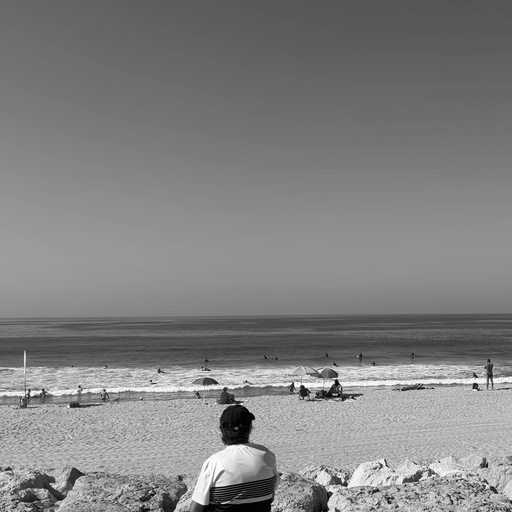
#> input picture semester_7/RMS/lab_3/images/01_caparica.png, 512 x 512 px; its folder holds only this picture in this run
$ python experiments.py
#> lines starting #> are read from the running program, lines starting #| are printed output that depends on the picture
### semester_7/RMS/lab_3/compression/codec.py
"""Спільне для DCT і DWT: читання зображення, зменшення кількості коефіцієнтів, PSNR.

Стиснення однакове для обох методів:
    1) центруємо яскравість навколо нуля (x − 128, як у JPEG);
    2) пряме перетворення → коефіцієнти;
    3) залишаємо не більше заданої частки найбільших за модулем коефіцієнтів, решту обнуляємо;
    4) обернене перетворення + 128, округлення й обрізання до 0…255.
Обидва методи отримують однаковий ліміт коефіцієнтів, тож їх якість можна чесно
порівняти. Нульові коефіцієнти (однотонні області) не зберігаються — тому метод,
якому вистачає менше коефіцієнтів, може використати менше за ліміт.
"""
from __future__ import annotations

from dataclasses import dataclass
from pathlib import Path

import numpy as np
from PIL import Image, ImageOps

from .dct import dct2, idct2
from .haar import dwt2, idwt2

SIZE = 512
METHODS = {"DCT": (dct2, idct2), "DWT": (dwt2, idwt2)}
EPS = 1e-9        # менші за модулем коефіцієнти — похибка обчислень, а не інформація


@dataclass
class Result:
    coeffs: np.ndarray      # збережені коефіцієнти (решта — нулі)
    restored: np.ndarray    # відновлене зображення, 0…255
    kept: int               # скільки ненульових коефіцієнтів збережено
    psnr: float

    @property
    def ratio(self) -> float:
        """Коефіцієнт стиснення за кількістю коефіцієнтів (не розмір файлу)."""
        return self.coeffs.size / self.kept if self.kept else float("inf")


def _to_gray(image: Image.Image) -> Image.Image:
    """Будь-який режим Pillow → 8-бітні відтінки сірого."""
    if image.mode.startswith("I;16"):                       # 16 біт: 0…65535 → 0…255
        return Image.fromarray((np.asarray(image, dtype=float) / 257).round().astype(np.uint8))
    if image.mode in ("I", "F"):                            # 32 біти: розтягуємо фактичний діапазон
        values = np.asarray(image, dtype=float)
        values = (values - values.min()) / (np.ptp(values) or 1) * 255
        return Image.fromarray(values.round().astype(np.uint8))
    if "A" in image.mode or "transparency" in image.info:  # прозорі ділянки — на білому тлі
        image = Image.alpha_composite(Image.new("RGBA", image.size, "white"), image.convert("RGBA"))
    return image.convert("L")


def load_image(path) -> np.ndarray:
    """Будь-яке зображення → відтінки сірого 512×512 (центральний квадрат), значення 0…255.
    Якщо файл не вдається прочитати — ValueError із зрозумілим повідомленням."""
    try:
        with Image.open(path) as image:
#> image is the input picture: PIL image 512x512 L; min 0, max 255, mean 129.6
            gray = _to_gray(ImageOps.exif_transpose(image))
            square = ImageOps.fit(gray, (SIZE, SIZE), Image.LANCZOS)
    except (OSError, Image.DecompressionBombError) as error:
        raise ValueError(f"«{Path(path).name}» не вдалося відкрити як зображення") from error
    return np.asarray(square, dtype=float)


def keep_largest(coeffs: np.ndarray, fraction: float) -> np.ndarray:
    """Залишає не більше частки fraction найбільших за модулем коефіцієнтів, решту обнуляє.
    Нульові коефіцієнти не зберігаються: якщо значущих менше за ліміт — зберігаються всі значущі."""
    if not 0 < fraction <= 1:
        raise ValueError(f"Частка коефіцієнтів має бути в межах (0; 1], отримано {fraction}")
    magnitudes = np.abs(coeffs).ravel()
    keep = min(max(1, round(fraction * magnitudes.size)), int(np.count_nonzero(magnitudes > EPS)))
    kept = np.zeros(magnitudes.size)
    if keep:
        largest = np.argpartition(magnitudes, -keep)[-keep:]   # індекси keep найбільших, без повного сортування
        kept[largest] = coeffs.ravel()[largest]
    return kept.reshape(coeffs.shape)


def analyze(image: np.ndarray, method: str) -> np.ndarray:
    """Пряме перетворення зображення, центрованого навколо нуля (x − 128, як у JPEG)."""
    return METHODS[method][0](image - 128)


def compress(image: np.ndarray, method: str, fraction: float, coeffs: np.ndarray | None = None) -> Result:
    """Стиснення й відновлення. coeffs — уже пораховане analyze(image, method),
    щоб не повторювати пряме перетворення, коли змінюється лише частка."""
    if coeffs is None:
        coeffs = analyze(image, method)
    kept = keep_largest(coeffs, fraction)
    restored = np.clip(np.round(METHODS[method][1](kept) + 128), 0, 255)
    return Result(kept, restored, int(np.count_nonzero(kept)), psnr(image, restored))


def psnr(original: np.ndarray, restored: np.ndarray) -> float:
    """PSNR = 10 · log10(255² / MSE), MSE — середній квадрат різниці пікселів, дБ."""
    mse = np.mean((original - restored) ** 2)
    return float("inf") if mse == 0 else 10 * np.log10(255 ** 2 / mse)


def format_db(value: float) -> str:
    """PSNR для показу: 31.6412 → '31.64', нескінченність → '∞'."""
    return "∞" if value == float("inf") else f"{value:.2f}"

### semester_7/RMS/lab_3/compression/dct.py
"""Дискретне косинусне перетворення (DCT-II) блоками 8×8 у матричній формі.

Для блоку X розміром N×N:
    пряме      Y = C · X · Cᵀ
    обернене   X = Cᵀ · Y · C
де C — матриця DCT:  C[k, n] = α(k) · cos(π · (2n + 1) · k / (2N)),
α(0) = √(1/N), α(k) = √(2/N) для k > 0.

Рядок k матриці — косинусна хвиля частоти k. Множення C · X рахує DCT
кожного стовпця блоку, а · Cᵀ — кожного рядка, тобто разом це 2D DCT.
Матриця ортонормована (C · Cᵀ = I), тому обернена до неї — транспонована.
Y[0, 0] — середня яскравість блоку (DC), чим далі від лівого верхнього
кута, тим вища частота коливань яскравості.
"""
import numpy as np

BLOCK = 8


def dct_matrix(n: int = BLOCK) -> np.ndarray:
    k = np.arange(n)[:, None]                      # номер частоти — рядок матриці
    x = np.arange(n)[None, :]                      # номер пікселя — стовпець
    c = np.sqrt(2 / n) * np.cos(np.pi * (2 * x + 1) * k / (2 * n))
    c[0, :] = np.sqrt(1 / n)                       # α(0) інший, щоб рядок мав одиничну довжину
    return c


C = dct_matrix()


def to_blocks(image: np.ndarray) -> np.ndarray:
    """(H, W) → (H/8, W/8, 8, 8): масив блоків 8×8."""
    h, w = image.shape
    if h % BLOCK or w % BLOCK:
        raise ValueError(f"Для DCT розміри зображення мають ділитися на {BLOCK}, отримано {h}×{w}")
    return image.reshape(h // BLOCK, BLOCK, w // BLOCK, BLOCK).swapaxes(1, 2)


def from_blocks(blocks: np.ndarray) -> np.ndarray:
    """Зворотне до to_blocks: блоки → зображення."""
    rows, cols = blocks.shape[:2]
    return blocks.swapaxes(1, 2).reshape(rows * BLOCK, cols * BLOCK)


def dct2(image: np.ndarray) -> np.ndarray:
    """Пряме DCT кожного блоку 8×8; коефіцієнти лежать на місці своїх блоків."""
    return from_blocks(C @ to_blocks(image) @ C.T)    # @ множить матриці для всіх блоків одразу


def idct2(coeffs: np.ndarray) -> np.ndarray:
    """Обернене DCT кожного блоку 8×8."""
    return from_blocks(C.T @ to_blocks(coeffs) @ C)


# [6 lines left out: function group_by_frequency, not called in this run]

### semester_7/RMS/lab_3/compression/haar.py
"""Дискретне вейвлет-перетворення Хаара (DWT), двовимірне, багаторівневе.

Один крок для пари сусідніх пікселів (a, b):
    s = (a + b) / √2    — сума: низькі частоти, згладжене зображення
    d = (a − b) / √2    — різниця: високі частоти, деталі й краї
Обернений крок:  a = (s + d) / √2,  b = (s − d) / √2.
Ділення на √2 робить перетворення ортонормованим — енергія зберігається.

Крок застосовується до рядків, потім до стовпців → 4 підсмуги:
    LL — зменшена вдвічі копія зображення   |  HL — вертикальні деталі
    LH — горизонтальні деталі               |  HH — діагональні деталі
Наступний рівень розкладає лише LL, тому після кількох рівнів майже вся
енергія зосереджена в маленькому LL у лівому верхньому куті.
"""
import numpy as np

LEVELS = 5        # 512 → LL 16×16; глибше PSNR майже не зростає (перевірено експериментом)
SQRT2 = np.sqrt(2)


def _forward_step(a: np.ndarray) -> np.ndarray:
    lo = (a[:, 0::2] + a[:, 1::2]) / SQRT2         # рядки: суми пар — ліворуч
    hi = (a[:, 0::2] - a[:, 1::2]) / SQRT2         #        різниці — праворуч
    a = np.hstack([lo, hi])
    lo = (a[0::2, :] + a[1::2, :]) / SQRT2         # стовпці: суми — вгорі
    hi = (a[0::2, :] - a[1::2, :]) / SQRT2         #          різниці — внизу
    return np.vstack([lo, hi])


def _inverse_step(c: np.ndarray) -> np.ndarray:
    h, w = c.shape[0] // 2, c.shape[1] // 2
    a = np.empty_like(c)
    a[0::2, :] = (c[:h] + c[h:]) / SQRT2           # спершу скасовуємо крок по стовпцях
    a[1::2, :] = (c[:h] - c[h:]) / SQRT2
    out = np.empty_like(a)
    out[:, 0::2] = (a[:, :w] + a[:, w:]) / SQRT2   # потім по рядках
    out[:, 1::2] = (a[:, :w] - a[:, w:]) / SQRT2
    return out


def _check(shape: tuple[int, int], levels: int):
    """Кожен рівень ділить розмір навпіл, тому сторони мають ділитися на 2^levels."""
    step = 2 ** levels
    if levels < 0 or shape[0] % step or shape[1] % step:
        raise ValueError(f"Для {levels} рівнів Хаара розміри мають ділитися на {step}, "
                         f"отримано {shape[0]}×{shape[1]}")


def dwt2(image: np.ndarray, levels: int = LEVELS) -> np.ndarray:
    """Пряме перетворення: кожен рівень розкладає ліву верхню чверть (LL) попереднього."""
    _check(image.shape, levels)
    coeffs = image.astype(float).copy()
    h, w = coeffs.shape
    for _ in range(levels):
        coeffs[:h, :w] = _forward_step(coeffs[:h, :w])
        h, w = h // 2, w // 2
    return coeffs


def idwt2(coeffs: np.ndarray, levels: int = LEVELS) -> np.ndarray:
    """Обернене перетворення: від найменшого LL до повного розміру."""
    _check(coeffs.shape, levels)
    image = coeffs.astype(float).copy()
    h, w = image.shape[0] >> levels, image.shape[1] >> levels
    for _ in range(levels):
        h, w = h * 2, w * 2
        image[:h, :w] = _inverse_step(image[:h, :w])
    return image

### semester_7/RMS/lab_3/experiments.py
"""Експерименти: для кожного зображення і рівня стиснення — PSNR методів DCT і DWT.

Запуск:  python experiments.py
Результати в папці results:
    results.md, results.csv — таблиця
    psnr.png                — графік PSNR від частки збережених коефіцієнтів
    <зображення>.png        — Оригінал | DCT | DWT на трьох рівнях стиснення
"""
import csv
from pathlib import Path

import matplotlib

matplotlib.use("Agg")                                 # без вікна — лише збереження у файли
import matplotlib.pyplot as plt  # noqa: E402

from compression.codec import analyze, compress, format_db, load_image  # noqa: E402

HERE = Path(__file__).parent
RESULTS = HERE / "results"
FRACTIONS = [0.01, 0.02, 0.05, 0.10, 0.20]           # ліміт: частка збережених коефіцієнтів
SHOWN = [0.01, 0.05, 0.20]                            # рівні для візуального порівняння
METHODS = ("DCT", "DWT")


def main():
    RESULTS.mkdir(exist_ok=True)
    images = {p.stem: load_image(p) for p in sorted((HERE / "images").glob("*.png"))}
#> images = 1 item
    rows = []
    for name, image in images.items():
        coeffs = {m: analyze(image, m) for m in METHODS}          # пряме перетворення — один раз
        results = {(f, m): compress(image, m, f, coeffs[m]) for f in FRACTIONS for m in METHODS}
        for fraction in FRACTIONS:
            dct, dwt = results[fraction, "DCT"], results[fraction, "DWT"]
            rows.append(dict(image=name, percent=fraction * 100,
                             kept_dct=dct.kept, kept_dwt=dwt.kept, ratio_dct=dct.ratio, ratio_dwt=dwt.ratio,
                             psnr_dct=dct.psnr, psnr_dwt=dwt.psnr))
        save_comparison(name, image, results)
#> this loop made 1 pass
#> name on pass 1: '01_caparica'
#> pass 1, in _forward_step, `lo = (a[:, 0::2] + a[:, 1::2]) / SQRT2`:
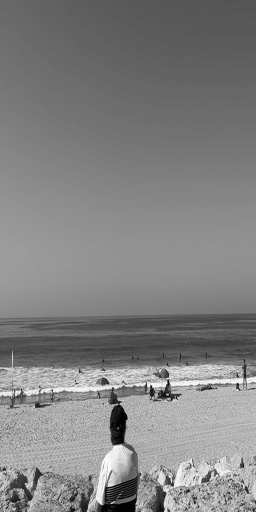
#> lo: shape (512, 256) float64; min -181, max 179.6, mean 2.3; drawn with min black and max white
#> pass 1, in _forward_step, `hi = (a[:, 0::2] - a[:, 1::2]) / SQRT2`:
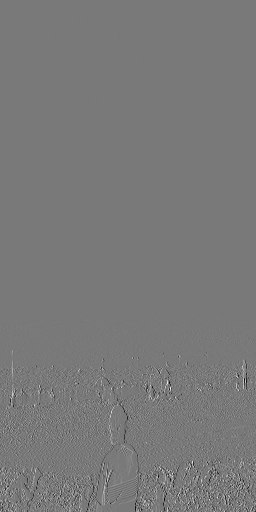
#> hi: shape (512, 256) float64; min -118.8, max 130.1, mean 0; drawn with min black and max white
#> pass 1, in _forward_step, `a = np.hstack([lo, hi])`:
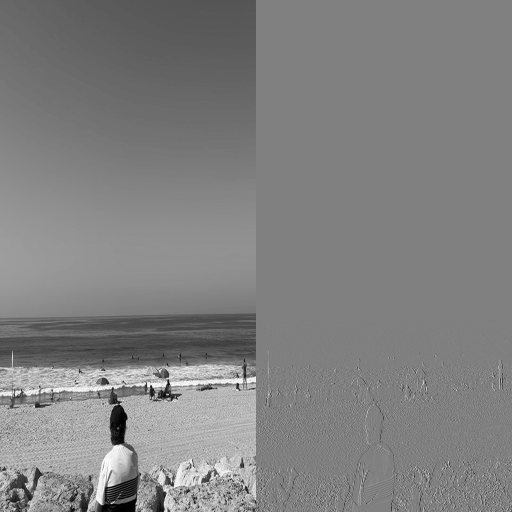
#> a: shape (512, 512) float64; min -181, max 179.6, mean 1.1; drawn with min black and max white
#> pass 1, in save_comparison, `fig.savefig(RESULTS / f"{name}.png", dpi=110)`:
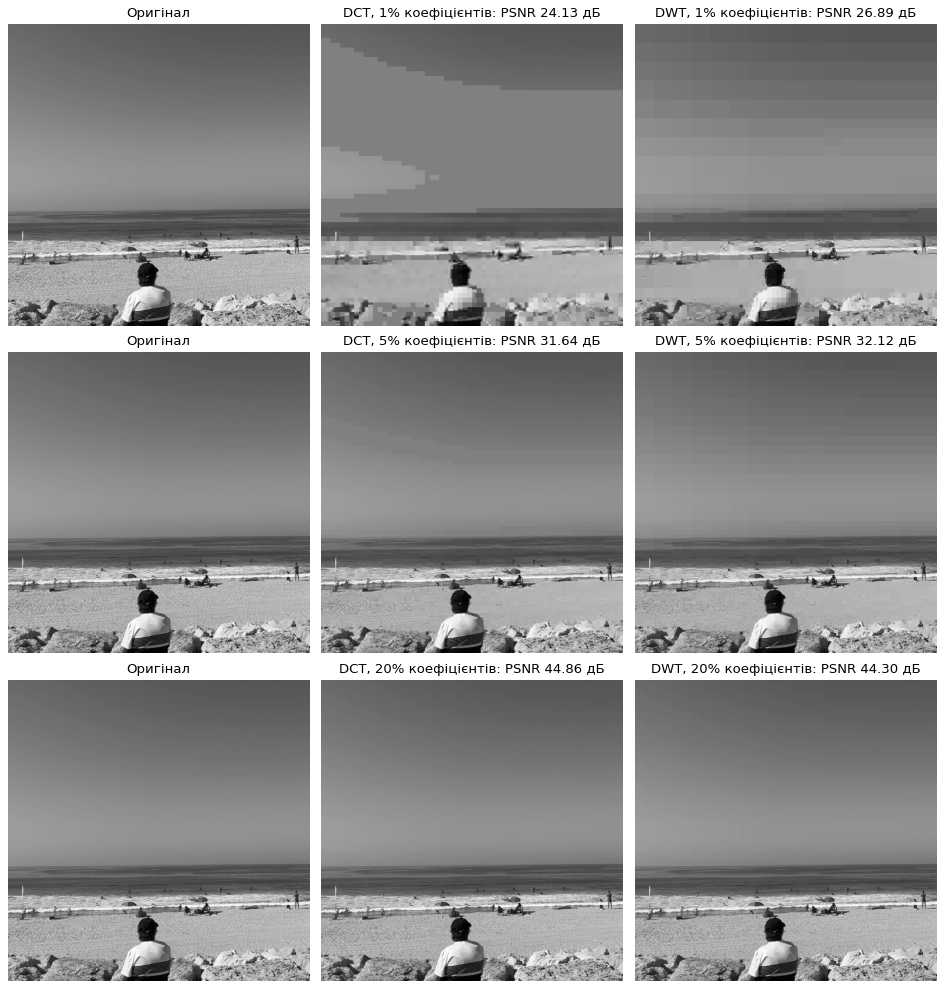
#> figure drawn by matplotlib, 9 panels
#> after the loop, rows = 5 items

    with open(RESULTS / "results.csv", "w", newline="", encoding="utf-8") as file:
        writer = csv.DictWriter(file, fieldnames=rows[0])
        writer.writeheader()
        writer.writerows(rows)

    lines = ["| Зображення | Ліміт, % | Збережено DCT (стиснення) | Збережено DWT (стиснення) "
             "| PSNR DCT, дБ | PSNR DWT, дБ | Краще |",
             "|---|---|---|---|---|---|---|"]
    for r in rows:
        dct, dwt = r["psnr_dct"], r["psnr_dwt"]
        diff = dct - dwt if dct != dwt else 0.0              # ∞ − ∞ не рахуємо
        better = "≈" if abs(diff) < 0.05 else "DCT" if diff > 0 else "DWT"
        lines.append(f"| {r['image']} | {r['percent']:g} | {r['kept_dct']} ({r['ratio_dct']:.0f} : 1) "
                     f"| {r['kept_dwt']} ({r['ratio_dwt']:.0f} : 1) | {format_db(dct)} | {format_db(dwt)} | {better} |")
#> this loop made 5 passes
#> (dct, dwt, diff, better) on passes 1 to 5: (24.13, 26.89, -2.77, 'DWT'), (27.4, 28.69, -1.3, 'DWT'), (31.64, 32.12, -0.475, 'DWT'), (36.27, 36.27, 0.000381, '≈'), (44.86, 44.3, 0.555, 'DCT')
#> after the loop, lines = 7 items
    (RESULTS / "results.md").write_text("\n".join(lines) + "\n", encoding="utf-8")
    save_plot(rows, images)
    print("\n".join(lines))


def save_comparison(name, image, results):
    """Сітка: рядки — рівні стиснення, стовпці — Оригінал | DCT | DWT."""
    fig, axes = plt.subplots(len(SHOWN), 3, figsize=(12, 4.2 * len(SHOWN)))
    for row, fraction in zip(axes, SHOWN):
        row[0].imshow(image, cmap="gray", vmin=0, vmax=255)
        row[0].set_title("Оригінал")
        for ax, method in zip(row[1:], METHODS):
            result = results[fraction, method]
            ax.imshow(result.restored, cmap="gray", vmin=0, vmax=255)
            ax.set_title(f"{method}, {fraction:.0%} коефіцієнтів: PSNR {format_db(result.psnr)} дБ")
        for ax in row:
            ax.axis("off")
    fig.tight_layout()
    fig.savefig(RESULTS / f"{name}.png", dpi=110)
    plt.close(fig)


def save_plot(rows, images):
    fig, ax = plt.subplots(figsize=(9, 5.5))
    for index, name in enumerate(images):
        color = f"C{index}"
        data = [r for r in rows if r["image"] == name and float("inf") not in (r["psnr_dct"], r["psnr_dwt"])]
        x = [r["percent"] for r in data]
        ax.plot(x, [r["psnr_dct"] for r in data], "-o", color=color, label=f"{name} — DCT")
        ax.plot(x, [r["psnr_dwt"] for r in data], "--s", color=color, label=f"{name} — DWT")
#> this loop made 1 pass
#> (name, color, x) on pass 1: ('01_caparica', 'C0', [1, 2, 5, 10, 20])
    ax.set_xscale("log")
    ax.set_xticks([p * 100 for p in FRACTIONS], [f"{p:.0%}" for p in FRACTIONS])
    ax.set_xlabel("Частка збережених коефіцієнтів")
    ax.set_ylabel("PSNR, дБ")
    ax.set_title("Якість відновлення: DCT (суцільна) і DWT Хаара (пунктир)")
    ax.grid(alpha=0.3)
    ax.legend(fontsize=8, ncol=2)
    fig.tight_layout()
    fig.savefig(RESULTS / "psnr.png", dpi=120)
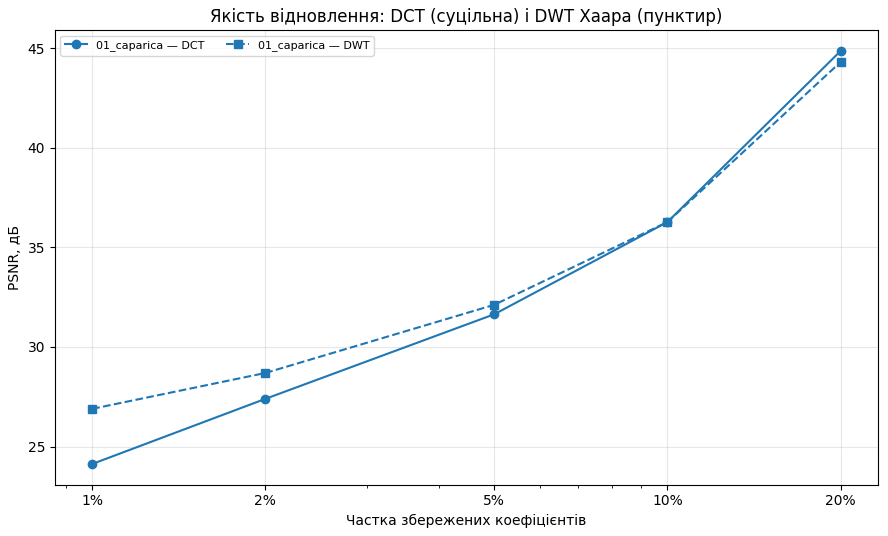
#> figure drawn by matplotlib, 1 panel
    plt.close(fig)


if __name__ == "__main__":
    main()
#| | Зображення | Ліміт, % | Збережено DCT (стиснення) | Збережено DWT (стиснення) | PSNR DCT, дБ | PSNR DWT, дБ | Краще |
#| |---|---|---|---|---|---|---|
#| | 01_caparica | 1 | 2621 (100 : 1) | 2621 (100 : 1) | 24.13 | 26.89 | DWT |
#| | 01_caparica | 2 | 5243 (50 : 1) | 5243 (50 : 1) | 27.40 | 28.69 | DWT |
#| | 01_caparica | 5 | 13107 (20 : 1) | 13107 (20 : 1) | 31.64 | 32.12 | DWT |
#| | 01_caparica | 10 | 26214 (10 : 1) | 26214 (10 : 1) | 36.27 | 36.27 | ≈ |
#> (further printed lines are left out)

$ run again, on semester_7/RMS/lab_3/images/02_wild_beach.png
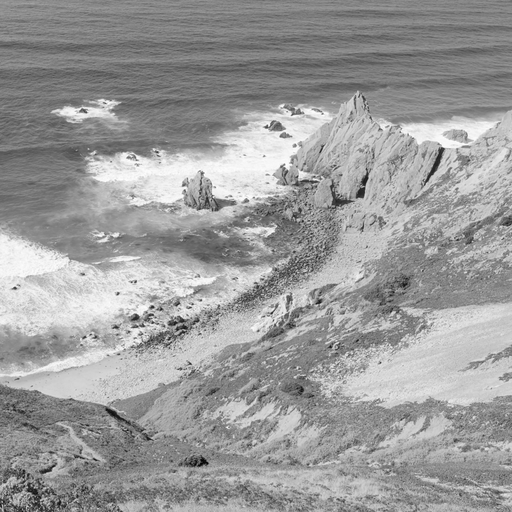
#> input picture semester_7/RMS/lab_3/images/02_wild_beach.png, 512 x 512 px
#> in load_image, image is the input picture: PIL image 512x512 L; min 0, max 255, mean 155.1
#> images = 1 item
#> the loop in main, `for name, image in images.items():` made 1 pass
#> name on pass 1: '02_wild_beach'
#> pass 1, in _forward_step, `a = np.hstack([lo, hi])`:
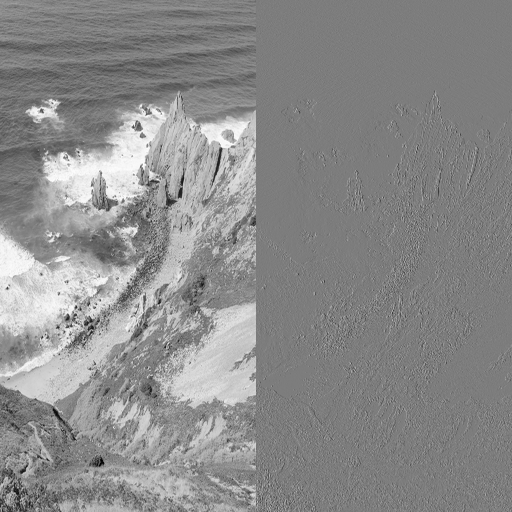
#> a: shape (512, 512) float64; min -171.1, max 177.5, mean 19.2; drawn with min black and max white
#> after the loop in main, `for name, image in images.items():`: rows = 5 items
#> the loop in main, `for r in rows:` made 5 passes
#> (dct, dwt, diff, better) on passes 1 to 5: (22.43, 23.21, -0.779, 'DWT'), (24.16, 24.31, -0.143, 'DWT'), (26.58, 26.29, 0.296, 'DCT'), (29.04, 28.52, 0.52, 'DCT'), (32.65, 31.99, 0.662, 'DCT')
#> after the loop in main, `for r in rows:`: lines = 7 items
#> the loop in save_plot, `for index, name in enumerate(images):` made 1 pass
#> (name, color, x) on pass 1: ('02_wild_beach', 'C0', [1, 2, 5, 10, 20])
#> in save_plot, `fig.savefig(RESULTS / "psnr.png", dpi=120)`:
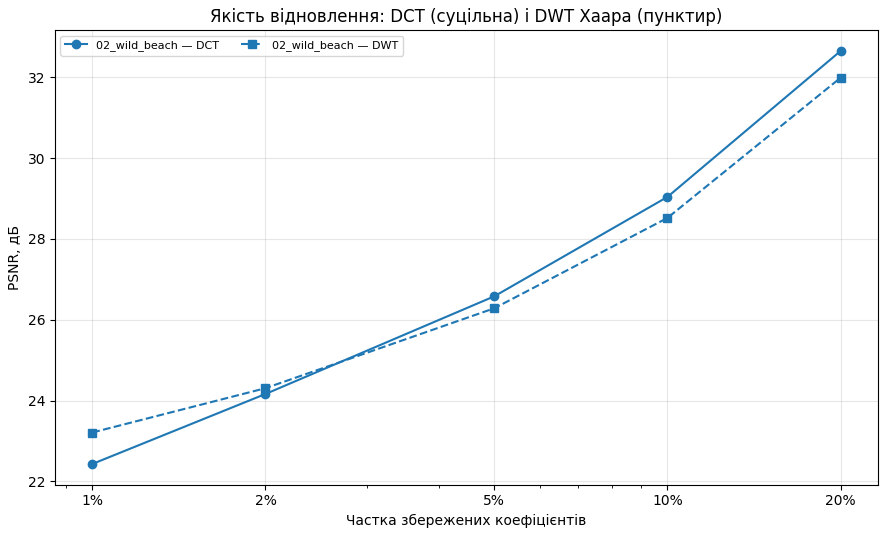
#> figure drawn by matplotlib, 1 panel
#| | Зображення | Ліміт, % | Збережено DCT (стиснення) | Збережено DWT (стиснення) | PSNR DCT, дБ | PSNR DWT, дБ | Краще |
#| |---|---|---|---|---|---|---|
#| | 02_wild_beach | 1 | 2621 (100 : 1) | 2621 (100 : 1) | 22.43 | 23.21 | DWT |
#| | 02_wild_beach | 2 | 5243 (50 : 1) | 5243 (50 : 1) | 24.16 | 24.31 | DWT |
#| | 02_wild_beach | 5 | 13107 (20 : 1) | 13107 (20 : 1) | 26.58 | 26.29 | DCT |
#| | 02_wild_beach | 10 | 26214 (10 : 1) | 26214 (10 : 1) | 29.04 | 28.52 | DCT |
#> (further printed lines are left out)
